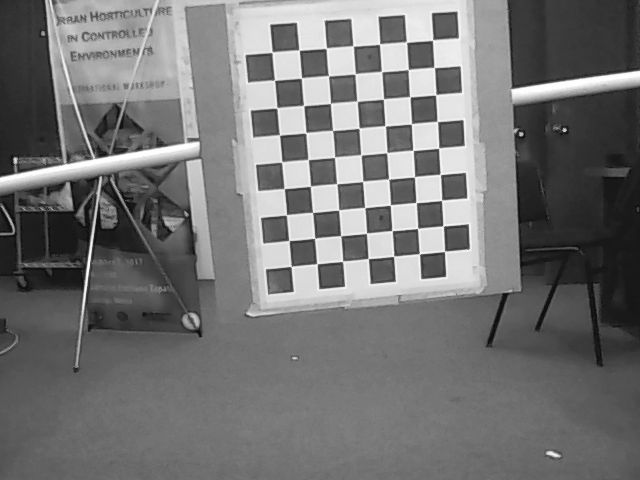
#> input picture RIGHT/opencv_Right_frame_0.png, 640 x 480 px, given as the content of the folder RIGHT/opencv_Right_frame_0.pngRIGHT, which was not available
$ python camera_calibrate.py RIGHT/opencv_Right_frame_0.png
#> lines starting #> are read from the running program, lines starting #| are printed output that depends on the picture; long printed decimals are rounded; pictures that were not available may be replaced by others from this repository, and a replacement may not be noted
import numpy as np
import cv2
import glob
import argparse
cols = 9
rows = 7
checkboard_size = (cols, rows)


class StereoCalibration(object):
    def __init__(self, filepath):
        # termination criteria
        self.criteria = (cv2.TERM_CRITERIA_EPS + cv2.TERM_CRITERIA_MAX_ITER, 30, 0.001)
        self.criteria_cal = (cv2.TERM_CRITERIA_EPS + cv2.TERM_CRITERIA_MAX_ITER, 100, 1e-5)

        # prepare object points, like (0,0,0), (1,0,0), (2,0,0) ....,(6,5,0)
        self.objp = np.zeros((cols * rows, 3), np.float32)
        self.objp[:, :2] = np.mgrid[0:cols, 0:rows].T.reshape(-1, 2)

        # Arrays to store object points and image points from all the images.
        self.objpoints = []  # 3d point in real world space
        self.imgpoints_l = []  # 2d points in image plane.
        self.imgpoints_r = []  # 2d points in image plane.

        #self.cal_path = "C:\\Users\\Jared\\Documents\\python_scripts\\"
        self.cal_path = filepath
        self.read_images(self.cal_path)

    def read_images(self, cal_path):
#> called with cal_path = 'RIGHT/opencv_Right_frame_0.png'
        img_shape = (640, 480)
        images_right = glob.glob(cal_path + 'RIGHT/*.PNG')
        images_left = glob.glob(cal_path + 'LEFT/*.PNG')
        images_left.sort()
        images_right.sort()

        for i, fname in enumerate(images_right):
            img_l = cv2.imread(images_left[i])
#> img_l is the input picture: shape (480, 640, 3); min 15, max 254, mean 116
            img_r = cv2.imread(images_right[i])

            gray_l = cv2.cvtColor(img_l, cv2.COLOR_BGR2GRAY)
            gray_r = cv2.cvtColor(img_r, cv2.COLOR_BGR2GRAY)

            # Find the chess board corners
            ret_l, corners_l = cv2.findChessboardCorners(gray_l, checkboard_size,
                                                         flags=cv2.CALIB_CB_ADAPTIVE_THRESH +
                                                         cv2.CALIB_CB_NORMALIZE_IMAGE +
                                                         cv2.CALIB_CB_FILTER_QUADS)
#> ret_l = True; corners_l = 63 rows, first 8: [432.5, 40.17], [434.1, 67.38], [435.7, 94.86], [437.1, 121.5], [438.6, 148.2], [440.1, 174.5], [441.5, 200.2], [443, 225.9]
            ret_r, corners_r = cv2.findChessboardCorners(gray_r, checkboard_size,
                                                         flags=cv2.CALIB_CB_ADAPTIVE_THRESH +
                                                         cv2.CALIB_CB_NORMALIZE_IMAGE +
                                                         cv2.CALIB_CB_FILTER_QUADS)
#> ret_r = True; corners_r has the same summary as corners_l

            # If found, add object points, image points (after refining them)
            self.objpoints.append(self.objp)

            if ret_l is True:
                rt_l = cv2.cornerSubPix(gray_l, corners_l, (5, 5), (-1, -1), self.criteria)
#> rt_l = 63 rows, first 8: [432.5, 40.12], [434.1, 67.49], [435.6, 94.81], [437.3, 121.5], [438.6, 148.2], [440.2, 174.5], [441.6, 200.3], [443.1, 226]
                self.imgpoints_l.append(corners_l)

                # Draw and display the corners
                ret_l = cv2.drawChessboardCorners(img_l, checkboard_size, corners_l, ret_l)
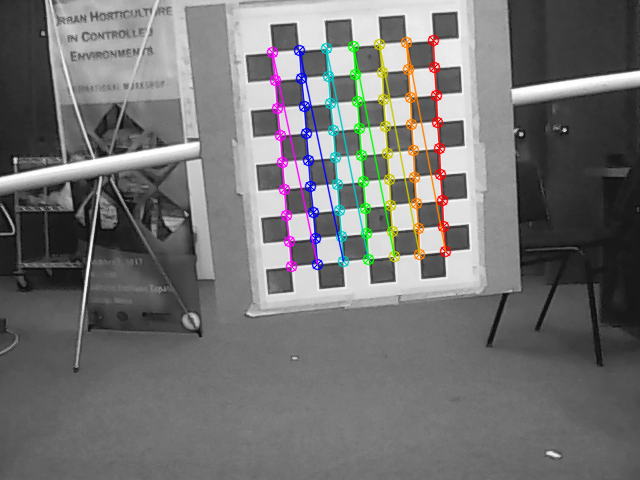
#> ret_l: shape (480, 640, 3); mean B, G, R 114.6, 114.8, 115.2
                cv2.imshow(images_left[i], img_l)
                cv2.waitKey(100)

            if ret_r is True:
                rt_r = cv2.cornerSubPix(gray_r, corners_r, (5, 5), (-1, -1), self.criteria)
#> rt_r has the same summary as rt_l
                self.imgpoints_r.append(corners_r)

                # Draw and display the corners
                ret_r = cv2.drawChessboardCorners(img_r, checkboard_size, corners_r, ret_r)
                cv2.imshow(images_right[i], img_r)
                cv2.waitKey(800)
            #img_shape = gray_l.shape[::-1]
            # print(img_shape)

        rt_l, self.M1, self.d1, self.r1, self.t1 = cv2.calibrateCamera(
            self.objpoints, self.imgpoints_l, img_shape, None, None)
#> rt_l = 0.165; self.M1 = [[408.7, 0, 271.3], [0, 404.3, 244.2], [0, 0, 1]]; self.d1 = [[0.0321, -0.0913, -0.000644, 0.000719, 0.0651]]; self.r1 = ([0.0303, -0.104, 1.47],); self.t1 = ([5.99, -7.65, 15.24],)
        rt_r, self.M2, self.d2, self.r2, self.t2 = cv2.calibrateCamera(
            self.objpoints, self.imgpoints_r, img_shape, None, None)
#> rt_r = 0.165; self.M2 = [[408.7, 0, 271.3], [0, 404.3, 244.2], [0, 0, 1]]; self.d2 = [[0.0321, -0.0913, -0.000644, 0.000719, 0.0651]]; self.r2 = ([0.0303, -0.104, 1.47],); self.t2 = ([5.99, -7.65, 15.24],)

        self.camera_model = self.stereo_calibrate(img_shape)

    def stereo_calibrate(self, dims):
#> called with dims = (640, 480)
        flags = 0
        flags |= cv2.CALIB_FIX_INTRINSIC
        # flags |= cv2.CALIB_FIX_PRINCIPAL_POINT
        flags |= cv2.CALIB_USE_INTRINSIC_GUESS
        flags |= cv2.CALIB_FIX_FOCAL_LENGTH
        flags |= cv2.CALIB_FIX_ASPECT_RATIO
        flags |= cv2.CALIB_ZERO_TANGENT_DIST
        # flags |= cv2.CALIB_RATIONAL_MODEL
        flags |= cv2.CALIB_SAME_FOCAL_LENGTH
        # flags |= cv2.CALIB_FIX_K3
        # flags |= cv2.CALIB_FIX_K4
        # flags |= cv2.CALIB_FIX_K5

        stereocalib_criteria = (cv2.TERM_CRITERIA_MAX_ITER + cv2.TERM_CRITERIA_EPS, 100, 1e-5)
        ret, M1, d1, M2, d2, R, T, E, F = cv2.stereoCalibrate(
            self.objpoints, self.imgpoints_l,
            self.imgpoints_r, self.M1, self.d1, self.M2,
            self.d2, dims, criteria=stereocalib_criteria, flags=flags)
#> ret = 0.165; M1 = [[408.7, 0, 271.3], [0, 404.3, 244.2], [0, 0, 1]]; d1 = [[0.0321, -0.0913, -0.000644, 0.000719, 0.0651]]; M2 = [[408.7, 0, 271.3], [0, 404.3, 244.2], [0, 0, 1]]; d2 = [[0.0321, -0.0913, -0.000644, 0.000719, 0.0651]]; R = [[1, -2.91e-16, -7.72e-17], [2.91e-16, 1, 1.05e-15], [7.72e-17, -1.05e-15, 1]]; T = [1.32e-15, -1.87e-14, 8.25e-16]; E = [[-1.68e-30, -8.25e-16, -1.87e-14], [8.25e-16, 1.14e-30, -1.32e-15], [1.87e-14, 1.32e-15, -6.21e-32]]; F = [[-1.07e-06, -527167140.1, -4.71e+12], [527167140.1, 7.39e-07, -4.88e+11], [4.71e+12, 4.88e+11, 1]]

        print('Intrinsic_mtx_1', M1)
#| Intrinsic_mtx_1 [[408.685   0.         271.329]
#|  [  0.         404.346 244.164]
#|  [  0.           0.           1.        ]]
        print('dist_1', d1)
#| dist_1 [[ 0.03215 -0.09133 -0.0006439   0.0007193  0.06506]]
        print('Intrinsic_mtx_2', M2)
#| Intrinsic_mtx_2 [[408.685   0.         271.329]
#|  [  0.         404.346 244.164]
#|  [  0.           0.           1.        ]]
        print('dist_2', d2)
#| dist_2 [[ 0.03215 -0.09133 -0.0006439   0.0007193  0.06506]]
        print('R', R)
#| R [[ 1.00000000e+00 -2.90830874e-16 -7.72086056e-17]
#|  [ 2.90830874e-16  1.00000000e+00  1.04815228e-15]
#|  [ 7.72086056e-17 -1.04815228e-15  1.00000000e+00]]
        print('T', T)
#| T [[ 1.31940322e-15]
#|  [-1.87162333e-14]
#|  [ 8.24653646e-16]]
        print('E', E)
#| E [[-1.68488902e-30 -8.24653646e-16 -1.87162333e-14]
#|  [ 8.24653646e-16  1.14310075e-30 -1.31940322e-15]
#|  [ 1.87162333e-14  1.31940322e-15 -6.21187834e-32]]
        print('F', F)
#| F [[-1.06564498e-06 -5.27167140e+08 -4.70908813e+12]
#|  [ 5.27167140e+08  7.38578673e-07 -4.87736884e+11]
#|  [ 4.70908813e+12  4.87736884e+11  1.00000000e+00]]

        print('')

        camera_model = dict([('M1', M1), ('M2', M2), ('dist1', d1),
                             ('dist2', d2), ('rvecs1', self.r1),
                             ('rvecs2', self.r2), ('R', R), ('T', T),
                             ('E', E), ('F', F)])
#> camera_model = 10 items

        Intrinsic_mtx_1_file = open("Intrinsic_mtx_1_file.txt", "w")
        dist_1_file = open("dist_1_file.txt", "w")
        Intrinsic_mtx_2_file = open("Intrinsic_mtx_2_file.txt", "w")
        dist_2_file = open("dist_2_file.txt", "w")
        R_file = open("R_file.txt", "w")
        T_file = open("T_file.txt", "w")
        E_file = open("E_file.txt", "w")
        F_file = open("F_file.txt", "w")

        Intrinsic_mtx_1_file.write(str(M1))
        dist_1_file.write(str(d1))
        Intrinsic_mtx_2_file.write(str(M2))
        dist_2_file.write(str(d2))
        R_file.write(str(R))
        T_file.write(str(T))
        E_file.write(str(E))
        F_file.write(str(F))
        #file.write('Camera_model' + '\n' + str(camera_model)+ "\n")

        Intrinsic_mtx_1_file.close()
        dist_1_file.close()
        Intrinsic_mtx_2_file.close()
        dist_2_file.close()
        R_file.close()
        T_file.close()
        E_file.close()
        F_file.close()

        cv2.destroyAllWindows()
        return camera_model


if __name__ == '__main__':
    parser = argparse.ArgumentParser()
    parser.add_argument('filepath', help='String Filepath')
    args = parser.parse_args()
    cal_data = StereoCalibration(args.filepath)

$ run again, on RIGHT/opencv_Right_frame_19.png
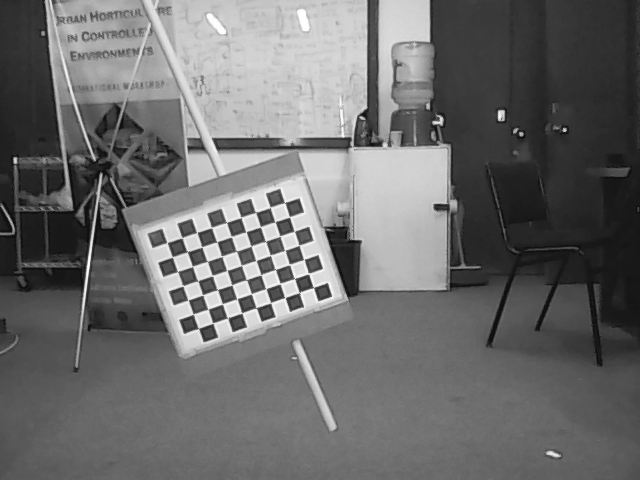
#> input picture RIGHT/opencv_Right_frame_19.png, 640 x 480 px, given as the content of the folder RIGHT/opencv_Right_frame_19.pngRIGHT, which was not available
#> in read_images, img_l is the input picture: shape (480, 640, 3); min 15, max 254, mean 108.1
#> in read_images, `ret_l, corners_l = cv2.findChessboardCorners(gray_l, checkboard_size, ..`: ret_l = True; corners_l = 63 rows, first 8: [167, 242.5], [182.2, 237.7], [196.9, 232.4], [211.5, 227.6], [226.6, 222.5], [241.2, 217.5], [255.8, 212.3], [270.3, 207.3]
#> ret_r = True; corners_r has the same summary as corners_l
#> in read_images, `rt_l = cv2.cornerSubPix(gray_l, corners_l, (5, 5), (-1, -1), self.crit..`: rt_l = 63 rows, first 8: [167.1, 242.6], [182.1, 237.7], [196.8, 232.5], [211.5, 227.6], [226.5, 222.5], [241, 217.5], [255.5, 212.5], [270.2, 207.3]
#> in read_images, `ret_l = cv2.drawChessboardCorners(img_l, checkboard_size, corners_l, r..`:
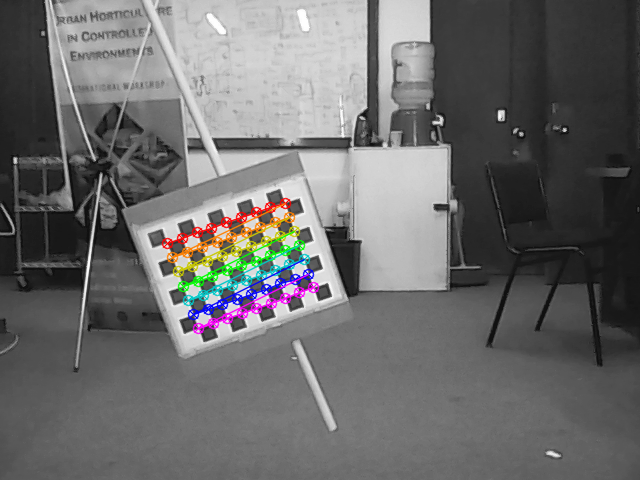
#> ret_l: shape (480, 640, 3); mean B, G, R 107.2, 107.4, 107.7
#> in read_images, `rt_r = cv2.cornerSubPix(gray_r, corners_r, (5, 5), (-1, -1), self.crit..`: rt_r has the same summary as rt_l
#> in read_images, `rt_l, self.M1, self.d1, self.r1, self.t1 = cv2.calibrateCamera( self.o..`: rt_l = 0.14; self.M1 = [[988.7, 0, 335], [0, 978.7, 233.3], [0, 0, 1]]; self.d1 = [[0.725, -27.06, -0.0183, 0.0251, 461]]; self.r1 = ([0.142, -0.169, -0.327],); self.t1 = ([-10.73, 0.632, 62.98],)
#> in read_images, `rt_r, self.M2, self.d2, self.r2, self.t2 = cv2.calibrateCamera( self.o..`: rt_r = 0.14; self.M2 = [[988.7, 0, 335], [0, 978.7, 233.3], [0, 0, 1]]; self.d2 = [[0.725, -27.06, -0.0183, 0.0251, 461]]; self.r2 = ([0.142, -0.169, -0.327],); self.t2 = ([-10.73, 0.632, 62.98],)
#> ret = 0.14; M1 = [[988.7, 0, 335], [0, 978.7, 233.3], [0, 0, 1]]; d1 = [[0.725, -27.06, -0.0183, 0.0251, 461]]; M2 = [[988.7, 0, 335], [0, 978.7, 233.3], [0, 0, 1]]; d2 = [[0.725, -27.06, -0.0183, 0.0251, 461]]; R = [[1, 0, 0], [0, 1, 0], [0, 0, 1]]; T = [-1.77e-15, 1.55e-15, -1.42e-14]; E = [[0, 1.42e-14, 1.55e-15], [-1.42e-14, 0, 1.77e-15], [-1.55e-15, -1.77e-15, 0]]; F = [[0, 7.46e+10, -9.42e+12], [-7.46e+10, 0, 3.42e+13], [9.42e+12, -3.42e+13, 1]]
#| Intrinsic_mtx_1 [[988.706   0.         334.958]
#|  [  0.         978.658 233.254]
#|  [  0.           0.           1.        ]]
#| dist_1 [[ 7.24621781e-01 -2.70559022e+01 -1.83089504e-02  2.51139139e-02
#|    4.61009006e+02]]
#| Intrinsic_mtx_2 [[988.706   0.         334.958]
#|  [  0.         978.658 233.254]
#|  [  0.           0.           1.        ]]
#| dist_2 [[ 7.24621781e-01 -2.70559022e+01 -1.83089504e-02  2.51139139e-02
#|    4.61009006e+02]]
#| R [[1. 0. 0.]
#|  [0. 1. 0.]
#|  [0. 0. 1.]]
#| T [[-1.77371961e-15]
#|  [ 1.55438015e-15]
#|  [-1.42269527e-14]]
#| E [[ 0.00000000e+00  1.42269527e-14  1.55438015e-15]
#|  [-1.42269527e-14  0.00000000e+00  1.77371961e-15]
#|  [-1.55438015e-15 -1.77371961e-15  0.00000000e+00]]
#| F [[ 0.00000000e+00  7.45543932e+10 -9.41841186e+12]
#|  [-7.45543932e+10  0.00000000e+00  3.41625226e+13]
#|  [ 9.41841186e+12 -3.41625226e+13  1.00000000e+00]]
#> camera_model = 10 items

$ run again, on RIGHT/opencv_Right_frame_2.png
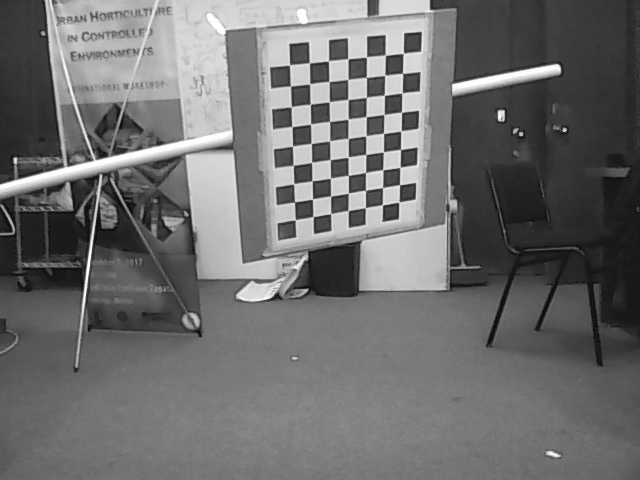
#> input picture RIGHT/opencv_Right_frame_2.png, 640 x 480 px, given as the content of the folder RIGHT/opencv_Right_frame_2.pngRIGHT, which was not available
#> in read_images, img_l is the input picture: shape (480, 640, 3); min 15, max 254, mean 110.1
#> in read_images, `ret_l, corners_l = cv2.findChessboardCorners(gray_l, checkboard_size, ..`: ret_l = True; corners_l = 63 rows, first 8: [403.4, 53.37], [402.5, 73.47], [401.9, 93.18], [401.4, 112.3], [401, 131], [400.6, 149.5], [400.1, 167.4], [399.6, 184.6]
#> ret_r = True; corners_r has the same summary as corners_l
#> in read_images, `rt_l = cv2.cornerSubPix(gray_l, corners_l, (5, 5), (-1, -1), self.crit..`: rt_l = 63 rows, first 8: [403.3, 53.38], [402.6, 73.42], [402, 93.1], [401.5, 112.3], [401, 130.9], [400.5, 149.4], [399.9, 167.3], [399.6, 184.7]
#> in read_images, `ret_l = cv2.drawChessboardCorners(img_l, checkboard_size, corners_l, r..`:
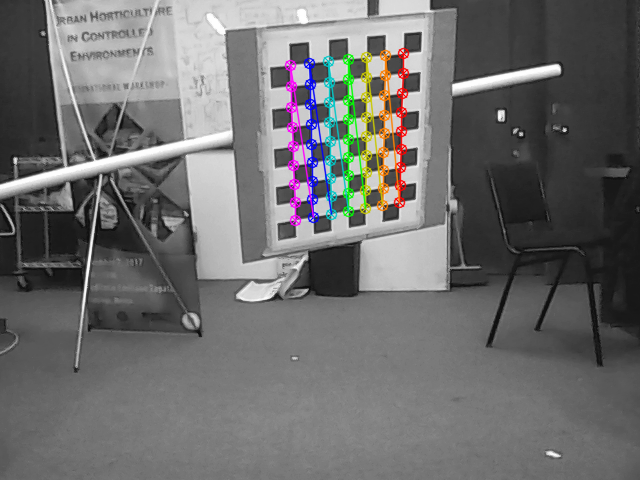
#> ret_l: shape (480, 640, 3); mean B, G, R 109.4, 109.5, 109.9
#> in read_images, `rt_r = cv2.cornerSubPix(gray_r, corners_r, (5, 5), (-1, -1), self.crit..`: rt_r has the same summary as rt_l
#> in read_images, `rt_l, self.M1, self.d1, self.r1, self.t1 = cv2.calibrateCamera( self.o..`: rt_l = 0.166; self.M1 = [[774.7, 0, 361.2], [0, 793.6, 284.5], [0, 0, 1]]; self.d1 = [[-0.637, 4.9, -0.0309, -3.39e-05, -20.03]]; self.r1 = ([0.121, -0.698, 1.41],); self.t1 = ([2.13, -11.31, 38.66],)
#> in read_images, `rt_r, self.M2, self.d2, self.r2, self.t2 = cv2.calibrateCamera( self.o..`: rt_r = 0.166; self.M2 = [[774.7, 0, 361.2], [0, 793.6, 284.5], [0, 0, 1]]; self.d2 = [[-0.637, 4.9, -0.0309, -3.39e-05, -20.03]]; self.r2 = ([0.121, -0.698, 1.41],); self.t2 = ([2.13, -11.31, 38.66],)
#> ret = 0.166; M1 = [[774.7, 0, 361.2], [0, 793.6, 284.5], [0, 0, 1]]; d1 = [[-0.637, 4.9, -0.0309, -3.39e-05, -20.03]]; M2 = [[774.7, 0, 361.2], [0, 793.6, 284.5], [0, 0, 1]]; d2 = [[-0.637, 4.9, -0.0309, -3.39e-05, -20.03]]; R = [[1, -5.84e-15, 7.9e-18], [5.84e-15, 1, 3.8e-15], [-7.9e-18, -3.8e-15, 1]]; T = [3.42e-15, 2.11e-13, -1.69e-12]; E = [[9.85e-27, 1.69e-12, 2.11e-13], [-1.69e-12, 9.87e-27, -3.42e-15], [-2.11e-13, 3.42e-15, 1.13e-29]]; F = [[-8.67e-05, -1.45e+10, 2.69e+12], [1.45e+10, -8.27e-05, -5.21e+12], [-2.69e+12, 5.21e+12, 1]]
#| Intrinsic_mtx_1 [[774.663   0.         361.152]
#|  [  0.         793.628 284.515 ]
#|  [  0.           0.           1.        ]]
#| dist_1 [[-6.37117066e-01  4.89787203e+00 -3.09009311e-02 -3.38819673e-05
#|   -2.00317459e+01]]
#| Intrinsic_mtx_2 [[774.663   0.         361.152]
#|  [  0.         793.628 284.515 ]
#|  [  0.           0.           1.        ]]
#| dist_2 [[-6.37117066e-01  4.89787203e+00 -3.09009311e-02 -3.38819673e-05
#|   -2.00317459e+01]]
#| R [[ 1.00000000e+00 -5.83667432e-15  7.90023975e-18]
#|  [ 5.83667432e-15  1.00000000e+00  3.79722093e-15]
#|  [-7.90023975e-18 -3.79722093e-15  1.00000000e+00]]
#| T [[ 3.41830422e-15]
#|  [ 2.10951556e-13]
#|  [-1.68804459e-12]]
#| E [[ 9.85089993e-27  1.68804459e-12  2.10951556e-13]
#|  [-1.68804459e-12  9.86554655e-27 -3.41830422e-15]
#|  [-2.10951556e-13  3.41830422e-15  1.13134885e-29]]
#| F [[-8.67039128e-05 -1.45024883e+10  2.68784307e+12]
#|  [ 1.45024883e+10 -8.27323922e-05 -5.21484543e+12]
#|  [-2.68784307e+12  5.21484543e+12  1.00000000e+00]]
#> camera_model = 10 items
